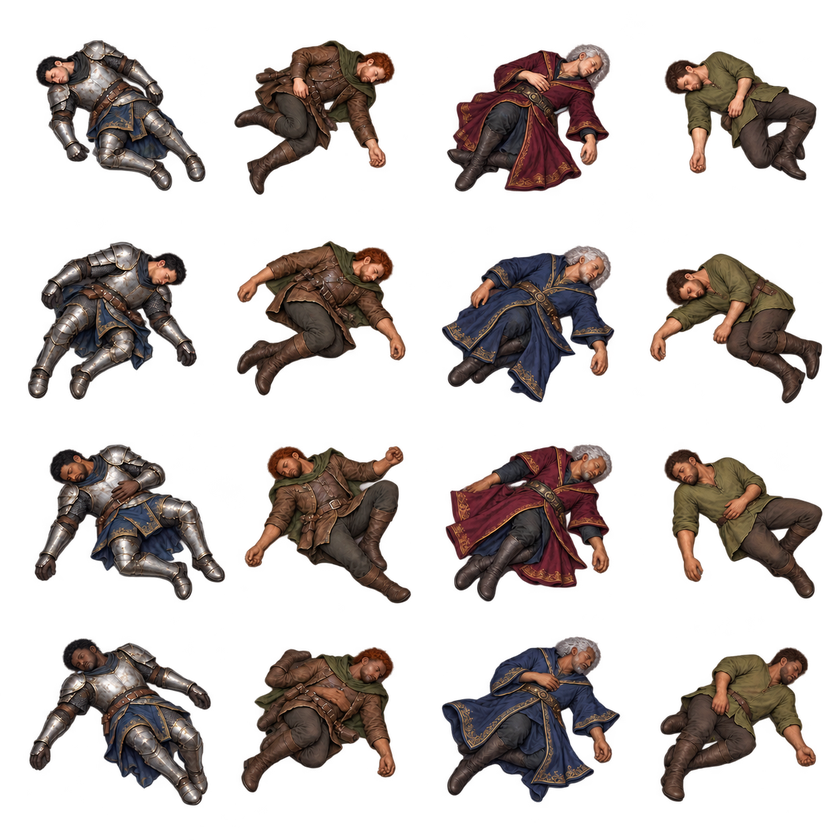
#> input picture assets/generated/corpses-human-masculine-v4.png, 840 x 840 px, shrunk from 1254 x 1254 before the run; its folder holds 4 pictures in this run
$ python identity_source_bounds.py
#> lines starting #> are read from the running program, lines starting #| are printed output that depends on the picture
"""Report original-alpha sprite rectangles; does not change pixels or source images."""
import json
from pathlib import Path
import numpy as np
from scipy import ndimage
from PIL import Image

root=Path('assets/generated')
for path in sorted(root.glob('corpses-*v4.png')):
    a=np.asarray(Image.open(path).getchannel('A'))
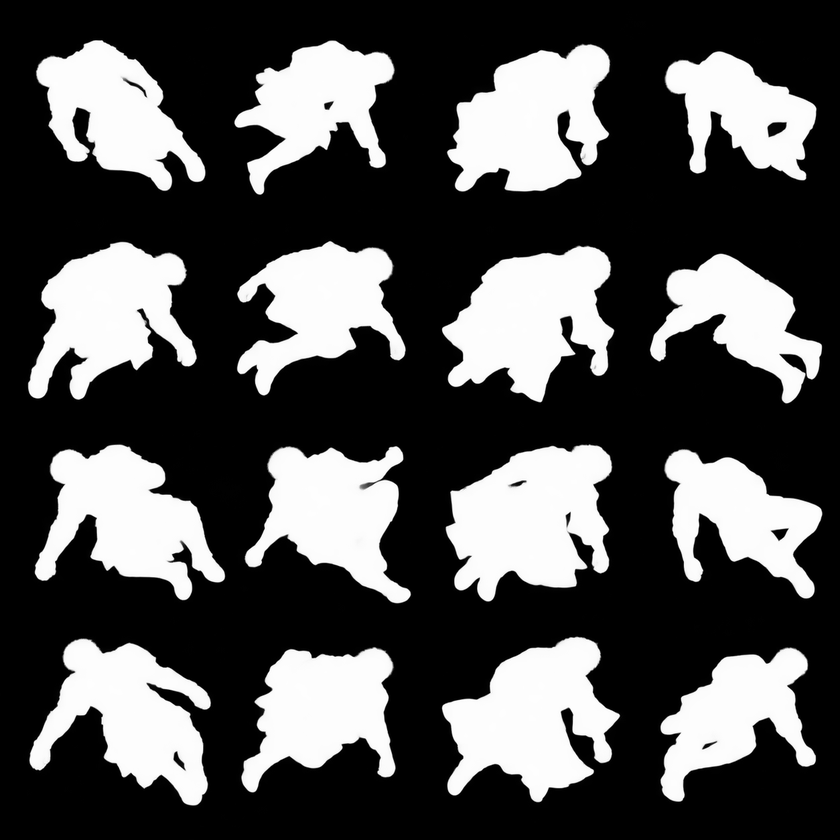
#> a: shape (840, 840); min 0, max 255, mean 81.3
    labels,count=ndimage.label(a>32)
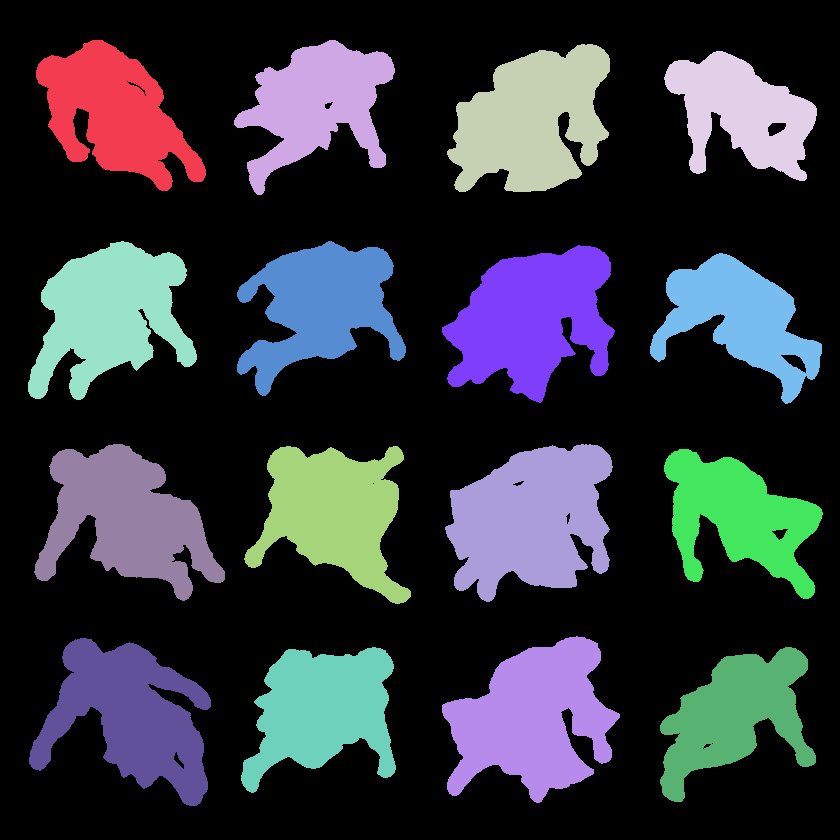
#> labels: shape (840, 840) int32; 17 distinct labels, from 0 to 16; one colour per label, 0 black
#> count = 16
    sizes=np.bincount(labels.ravel());sizes[0]=0
#> after `sizes = np.bincount(labels.ravel())`: sizes = 17 values, max 472186 at index 0, min 11067 at index 4, mean 41505.9
    chosen=np.argsort(sizes)[-16:]
#> chosen = [4, 8, 12, 16, 2, 1, 6, 15, 11, 5, 14, 9, 3, 7, 13, 10]
    boxes=ndimage.find_objects(labels)
#> boxes = 16 items
    records=[]
    for ident in chosen:
        y,x=boxes[ident-1]
        records.append((int(sizes[ident]),(x.start,y.start,x.stop,y.stop)))
#> this loop made 16 passes
#> ident on passes 1, 2, 3, 4, 5, 6, 8, 9, 10, 11, 12, 13: 4, 8, 12, 16, 2, 1, 15, 11, 5, 14, 9, 3
#> after the loop, records = 16 items
    records=sorted(records,key=lambda r:(int(((r[1][1]+r[1][3])/2)*4/a.shape[0]),r[1][0]))
    crops={}
    for i,(area,(l,t,r,b)) in enumerate(records):
        x,y=i%4,i//4
        # Small empty margin preserves the source's generated alpha unchanged.
        crops[str(i)]=[(l-2)*4/a.shape[1]-x,(t-2)*4/a.shape[0]-y,(r+2)*4/a.shape[1]-x,(b+2)*4/a.shape[0]-y]
#> this loop made 16 passes
#> (area, l, t, r, b, x, y) on passes 1 to 12: (13678, 36, 40, 206, 191, 0, 0), (12647, 234, 40, 395, 195, 1, 0), (16495, 447, 44, 610, 192, 2, 0), (11067, 664, 51, 817, 181, 3, 0), (15636, 28, 241, 197, 400, 0, 1), (13939, 237, 241, 406, 396, 1, 1), (16974, 442, 245, 615, 403, 2, 1), (11737, 650, 253, 822, 404, 3, 1), (15964, 34, 444, 225, 601, 0, 2), (14664, 244, 446, 411, 604, 1, 2), (18395, 445, 444, 613, 602, 2, 2), (12366, 664, 449, 823, 599, 3, 2)
#> after the loop, crops = 16 items
    target=root/(path.stem+'-crops.json')
    target.write_text(json.dumps(crops,indent=2),encoding='utf-8')
    print(path.stem,records)
#> (printed output is left out)
